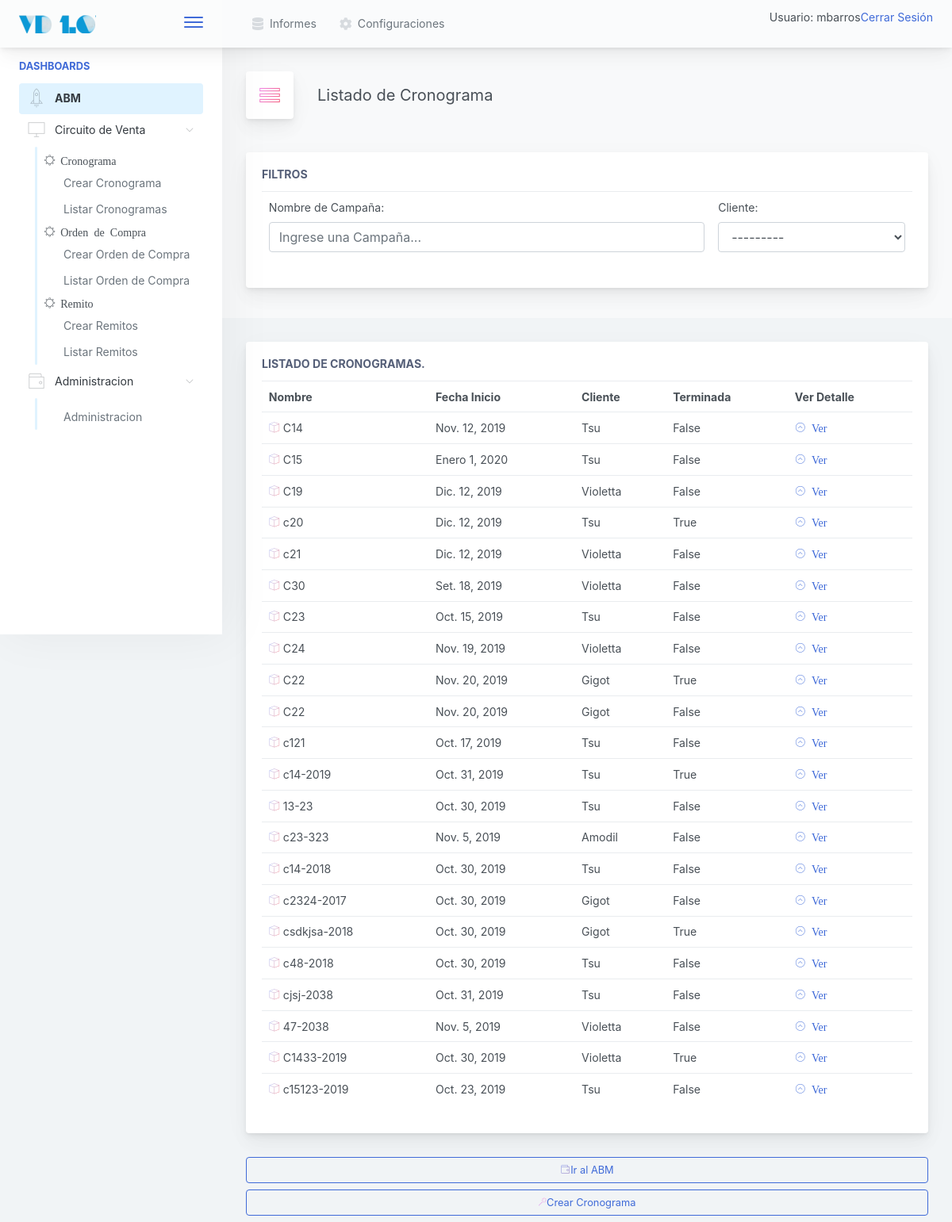
The page /venta/cronograma/listar/ (signed in) on the database its author committed.
### venta/models.py (models this page shows)
class Cronograma(models.Model):
	nombre  		= models.CharField(max_length=20)
	cliente 		= models.ForeignKey(Cliente, null=False, blank=False, on_delete=models.CASCADE)
	fecha_inicio 	= models.DateField(null=True, blank=True)
	terminada 		= models.BooleanField(default=False)
	def __str__(self):
		return self.nombre

### gral/models.py (models this page shows)
class Cliente(models.Model):
    razon_social      = models.CharField(max_length=150, unique=True)
    nombre_corto      = models.CharField(max_length=25, unique=True)
    cuit              = models.CharField(max_length=15, unique=True)
    direccion_fiscal  = models.CharField(max_length=250)
    direccion_entrega = models.CharField(max_length=250)
    condicion_iva     = models.CharField(max_length=100, blank=False, default='Responsable Inscripto')
    observaciones     = models.TextField(blank=True)
    def __str__(self):
        return self.nombre_corto

### venta/views.py (the view)
# urls.py: path('cronograma/listar/', CronogramaList.as_view(), name='CronogramaList'),
class CronogramaList(LoginRequiredMixin, ListView):
	model = Cronograma

### inicio/templates/venta/cronograma_list.html (shortened to what this page needs)
{% extends '../base.html' %}
{%  block cuerpo %}
<div class="app-page-title">
	<div class="page-title-heading">
		<div class="page-title-icon">
			<i class="pe-7s-menu icon-gradient bg-ripe-malin"> </i>
		</div>
		<div>Listado de Cronograma</div>
	</div>
	<br /> <br />
	<div class="main-card mb-2 card">
		<div class="card-body">
			<h5 class="card-title">Filtros</h5>
			<table class="table table-hover table-fixed">
				<tr>
					<td>
					<label for="filtroNombre">Nombre de Campaña:</label>
					<input type="text" class="form-control" id="filtroNombre"
						onkeyup="filtroNombreCliente()"
						placeholder="Ingrese una Campaña..."></td>
					<td>
					<label for="clientes_select">Cliente:</label>
					<select id="clientes_select" class="form-control"
						onchange="filtroNombreCliente()"></select></td>
				</tr>
			</table>
		</div>
	</div>
</div>
{% if object_list %}
<div class="main-card mb-3 card">
	<div class="card-body">
	<h5 class="card-title">Listado de cronogramas.</h5>
		<table class="table table-hover table-fixed" id="tablaResultado">
		  <tr>
		    <th>Nombre</th>
		    <th>Fecha Inicio</th>
		    <th>Cliente</th>
		    <th>Terminada</th>
		    <th>Ver Detalle</th>
		  </tr>
		      {% for cronograma in object_list %}
		   <tr>
		      <td><i class="pe-7s-box2 icon-gradient bg-amy-crisp">
		        </i>
		        {{cronograma}}
		      </td>
		      <td>
		        {{cronograma.fecha_inicio }}
		      </td>
		      <td>
		        {{cronograma.cliente}}
		      </td>
		      <td>
		        {{ cronograma.terminada }}
		      </td>
		      <td>
			      <a href="{% url 'venta:CronogramaDetail' pk=cronograma.id %}">
			      	<i class="pe-7s-angle-up-circle">
			      			Ver
			      	</i>
			      </a>
		      </td>
		    </tr>
		      {% endfor %}
		    {% else %}
		      <p>No hay registros para mostrar.</p>
		    {% endif %}
		</table>
	</div>
</div>
<a href="{% url 'inicio:abm' %}">
<button class="mb-2 mr-2 btn-transition btn btn-outline-primary btn-block">
		<i class="pe-7s-wallet icon-gradient bg-plum-plate"></i>Ir al ABM
</button>
</a>
<a href="{% url 'venta:CronogramaCreate' %}">
<button class="mb-2 mr-2 btn-transition btn btn-outline-primary btn-block">
		<i class="pe-7s-magic-wand icon-gradient bg-mixed-hopes"></i>Crear Cronograma
</button>
</a>
{% endblock %}

### inicio/templates/base.html (shortened to what this page needs)
{% load static %}
<!doctype html>
<html lang="en">
<head>
<link href="{% static 'css/main.css'%}" rel="stylesheet"></head>
<body>
    {% if user.is_authenticated %}
            <div class="app-container app-theme-white body-tabs-shadow fixed-sidebar fixed-header">
    {% else %}
        <div class="app-container app-theme-white body-tabs-shadow fixed-sidebar fixed-header closed-sidebar">
    {% endif %}
        <div class="app-header header-shadow">
            <div class="app-header__logo">
                <div class="logo-src"></div>
                <div class="header__pane ml-auto">
                    <div>
                        <button type="button" class="hamburger close-sidebar-btn hamburger--elastic" data-class="closed-sidebar">
                            <span class="hamburger-box">
                                <span class="hamburger-inner"></span>
                            </span>
                        </button>
                    </div>
                </div>
            </div>
                <div class="app-header__content">
                <div class="app-header-left">
                                               {% if user.is_authenticated %}
                    <ul class="header-menu nav">
                        <li class="nav-item">
                            <a href="javascript:void(0);" class="nav-link">
                                <i class="nav-link-icon fa fa-database"> </i>
                                Informes
                            </a>
                        </li>
                        <li class="dropdown nav-item">
                            <a href="{% url 'configuraciones:configuraciones' %}" class="nav-link">
                                <i class="nav-link-icon fa fa-cog"></i>
                                Configuraciones
                            </a>
                        </li>
                    </ul>
                 {% endif %}
                 </div>
                <div class="app-header-right">
                    <div class="header-btn-lg pr-0">
                        <div class="widget-content p-0">
                            <div class="widget-content-wrapper">
                                <div class="widget-content-left">
                                    <div class="btn-group">
    {% if user.is_authenticated %}
     <p>Usuario:  {{ user.get_username }}</p>
     <p><a href="{% url 'logout'%}?next={{request.path}}">Cerrar Sesión</a></p>
   {% else %}
     <p><a href="{% url 'login'%}?next={{request.path}}">Ingresar</a></p>
   {% endif %}
                                    </div>
                                </div>
                            </div>
                        </div>
                    </div>        </div>
            </div>
        </div>
               <div class="app-main">
                <div class="app-sidebar sidebar-shadow">
                        <div class="scrollbar-sidebar">
                        <div class="app-sidebar__inner">
                            {% if user.is_authenticated %}
                            <ul class="vertical-nav-menu">
                                <li class="app-sidebar__heading">Dashboards</li>
                                  <li>
                                     <a href="{% url 'inicio:abm' %}" class="mm-active">
                                        <i class="metismenu-icon pe-7s-rocket"></i>
                                        ABM
                                    </a>
                                </li>
                                <li>
                                    <a href="#">
                                        <i class="metismenu-icon pe-7s-monitor"></i>
                                        Circuito de Venta
                                        <i class="metismenu-state-icon pe-7s-angle-down caret-left"></i>
                                    </a>
                                    <ul>
                                    	<li><i class="pe-7s-settings">  Cronograma</i></li>
                                        <li>
                                            <a href="{% url 'venta:CronogramaCreate' %}">
                                                Crear Cronograma
                                            </a>
                                        </li>
                                         <li>
                                            <a href="{% url 'venta:CronogramaList' %}">
                                                Listar Cronogramas
                                            </a>
                                        </li>
                                    	<li><i class="pe-7s-settings">  Orden de Compra</i></li>
                                         <li>
                                            <a href="{% url 'venta:OrdenCompraCompleto' %}">
                                                Crear Orden de Compra
                                            </a>
                                        </li>
                                        <li>
                                            <a href="{% url 'venta:OrdenCompraList' %}">
                                                Listar Orden de Compra
                                            </a>
                                        </li>
                                    	<li><i class="pe-7s-settings">  Remito</i></li>
                                          <li>
                                            <a href="{% url 'venta:RemitoCrear' %}">
                                                Crear Remitos
                                            </a>
                                        </li>
                                        <li>
                                            <a href="{% url 'venta:RemitoListar' %}">
                                                Listar Remitos
                                            </a>
                                        </li>
                                    </ul>
                                                                    <li>
                                    <a href="#">
                                        <i class="metismenu-icon pe-7s-wallet"></i>
                                        Administracion
                                        <i class="metismenu-state-icon pe-7s-angle-down caret-left"></i>
                                    </a>
                                    <ul>
                                        <li>
                                            <a href="{% url 'admin:index' %}">
                                                Administracion
                                            </a>
                                        </li>
                                        </ul>
                                </li>
                            </ul>
                            {% endif %}
                        </div>
                    </div>
                </div>    <div class="app-main__outer">
                <div class="app-main__inner">
                                            {% if user.is_authenticated %}
			{% block cuerpo %}
			{% endblock %}
			{% else %}
			{% block sesion%}
			{% endblock %}
			{% endif %}
			</div>
    </div>
        </div>
    </div>
</body>
</html>

### rows shown on the page
Cronograma: nombre "C14", fecha_inicio "Nov. 12, 2019", cliente "Tsu", terminada "False"
Cronograma: nombre "C15", fecha_inicio "Enero 1, 2020", cliente "Tsu", terminada "False"
Cronograma: nombre "C19", fecha_inicio "Dic. 12, 2019", cliente "Violetta", terminada "False"
Cronograma: nombre "c20", fecha_inicio "Dic. 12, 2019", cliente "Tsu", terminada "True"
Cronograma: nombre "c21", fecha_inicio "Dic. 12, 2019", cliente "Violetta", terminada "False"
Cronograma: nombre "C30", fecha_inicio "Set. 18, 2019", cliente "Violetta", terminada "False"
Cronograma: nombre "C23", fecha_inicio "Oct. 15, 2019", cliente "Tsu", terminada "False"
Cronograma: nombre "C24", fecha_inicio "Nov. 19, 2019", cliente "Violetta", terminada "False"
Cronograma: nombre "C22", fecha_inicio "Nov. 20, 2019", cliente "Gigot", terminada "True"
Cronograma: nombre "C22", fecha_inicio "Nov. 20, 2019", cliente "Gigot", terminada "False"
Cronograma: nombre "c121", fecha_inicio "Oct. 17, 2019", cliente "Tsu", terminada "False"
Cronograma: nombre "c14-2019", fecha_inicio "Oct. 31, 2019", cliente "Tsu", terminada "True"
Cronograma: nombre "13-23", fecha_inicio "Oct. 30, 2019", cliente "Tsu", terminada "False"
Cronograma: nombre "c23-323", fecha_inicio "Nov. 5, 2019", cliente "Amodil", terminada "False"
Cronograma: nombre "c14-2018", fecha_inicio "Oct. 30, 2019", cliente "Tsu", terminada "False"
Cronograma: nombre "c2324-2017", fecha_inicio "Oct. 30, 2019", cliente "Gigot", terminada "False"
Cronograma: nombre "csdkjsa-2018", fecha_inicio "Oct. 30, 2019", cliente "Gigot", terminada "True"
Cronograma: nombre "c48-2018", fecha_inicio "Oct. 30, 2019", cliente "Tsu", terminada "False"
Cronograma: nombre "cjsj-2038", fecha_inicio "Oct. 31, 2019", cliente "Tsu", terminada "False"
Cronograma: nombre "47-2038", fecha_inicio "Nov. 5, 2019", cliente "Violetta", terminada "False"
Cronograma: nombre "C1433-2019", fecha_inicio "Oct. 30, 2019", cliente "Violetta", terminada "True"
Cronograma: nombre "c15123-2019", fecha_inicio "Oct. 23, 2019", cliente "Tsu", terminada "False"

### other values the page prints
{{ user.get_username }} "mbarros"
